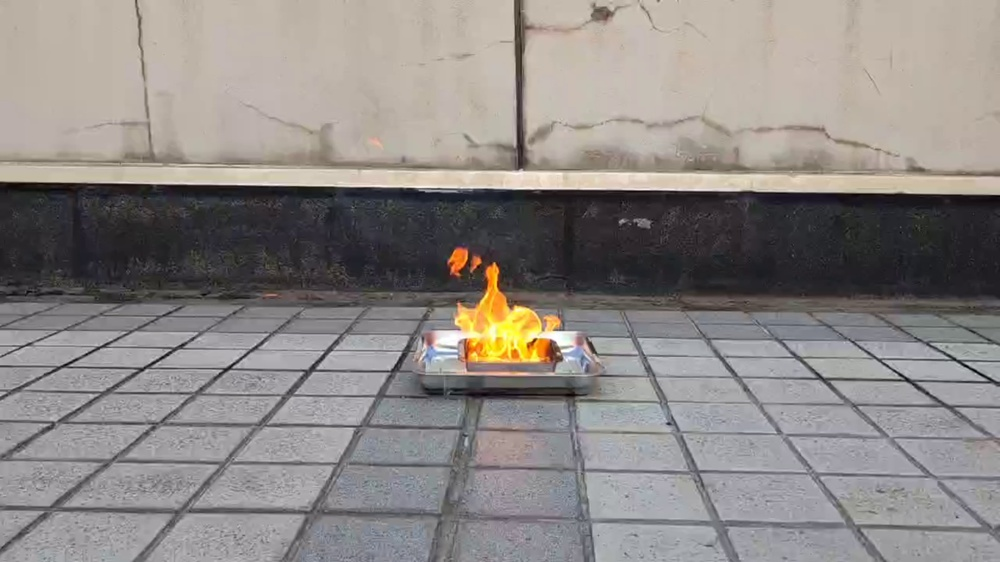
//> input picture OpenCV/StudyOpenCV/1.jpg, 1000 x 562 px, shrunk from 2688 x 1512 before the run
$ ./2_14_Laplace 1.jpg   (built with g++ and OpenCV 4)
//> lines starting //> are read from the running program, lines starting //| are printed output that depends on the picture
// https://docs.opencv.org/4.x/d5/db5/tutorial_laplace_operator.html

#include "opencv2/imgproc.hpp"
#include "opencv2/imgcodecs.hpp"
#include "opencv2/highgui.hpp"
using namespace cv;
int main( int argc, char** argv )
{
    // Declare the variables we are going to use
    Mat src, src_gray, dst;
    int kernel_size = 3;
    int scale = 1;
    int delta = 0;
    int ddepth = CV_16S;
    const char* window_name = "Laplace Demo";
    const char* imageName = argc >=2 ? argv[1] : "lena.jpg";
    src = imread( samples::findFile( imageName ), IMREAD_COLOR ); // Load an image
//> src is the input picture: 562 rows x 1000 cols, CV_8UC3; mean B, G, R 132.8, 135.5, 140.5
    // Check if image is loaded fine
    if(src.empty()){
        printf(" Error opening image\n");
        printf(" Program Arguments: [image_name -- default lena.jpg] \n");
        return -1;
    }
    // Reduce noise by blurring with a Gaussian filter ( kernel size = 3 )
    GaussianBlur( src, src, Size(3, 3), 0, 0, BORDER_DEFAULT );
    cvtColor( src, src_gray, COLOR_BGR2GRAY ); // Convert the image to grayscale
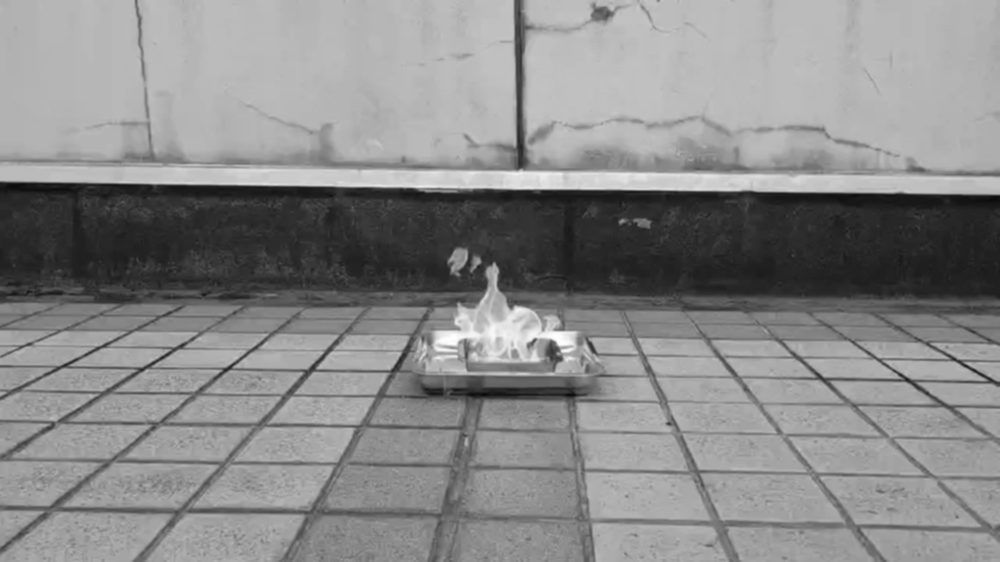
//> src_gray: 562 rows x 1000 cols, CV_8UC1; min 8, max 255, mean 136.7
    Mat abs_dst;
    Laplacian( src_gray, dst, ddepth, kernel_size, scale, delta, BORDER_DEFAULT );
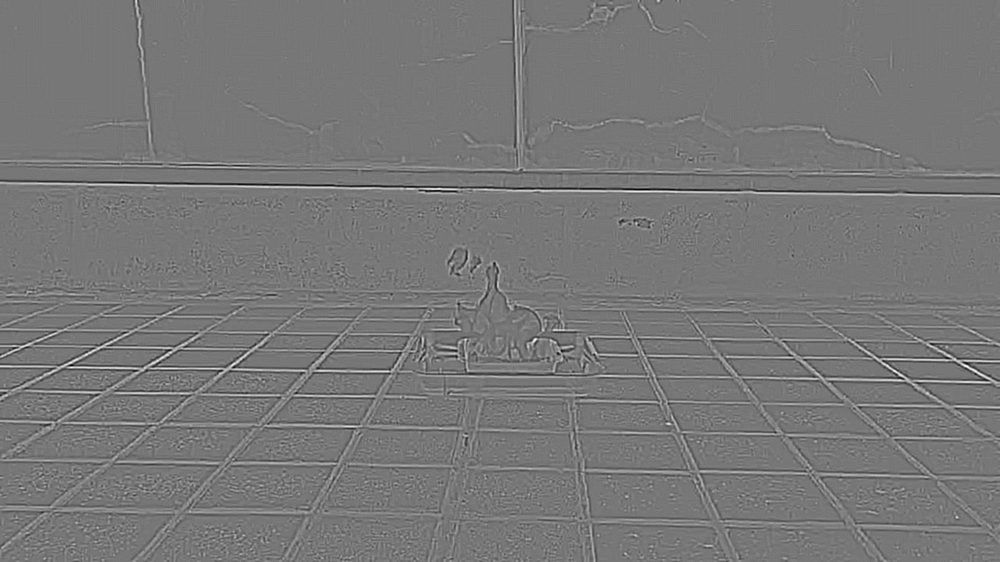
//> dst: 562 rows x 1000 cols, CV_16SC1; min -264, max 298, mean 0; drawn with min black and max white
    // converting back to CV_8U
    convertScaleAbs( dst, abs_dst );
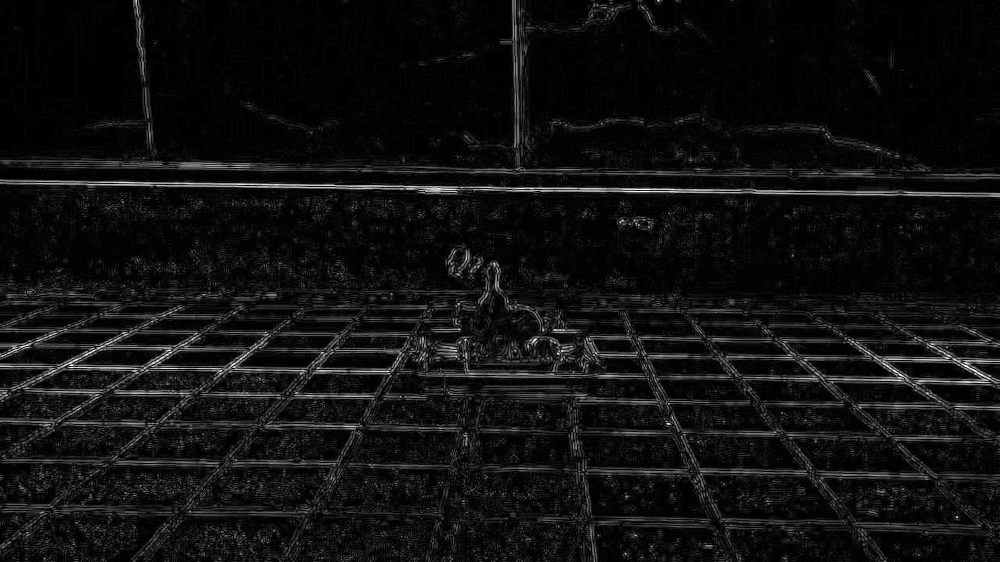
//> abs_dst: 562 rows x 1000 cols, CV_8UC1; min 0, max 255, mean 16.5
    imshow( window_name, abs_dst );
    waitKey(0);
    return 0;
}
